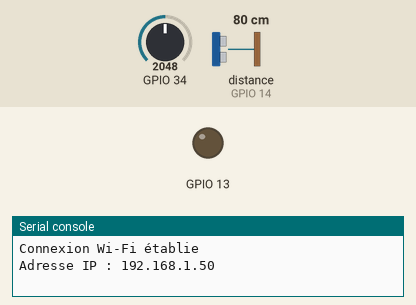
Recording of a program running on a simulated ESP32 board running MicroPython. Parts: output pins drawn as LEDs (lit = HIGH), the last lines printed to the serial console. Inputs (shaded band) come from the test bench; at power-on: GPIO 34 = 2048, distance to the obstacle (sensor on GPIO 14) 80 cm (analog values on the 0–4095 scale). The echo pulse lasts 58.3 µs per cm; WiFi joins after 1.5 s; no MQTT or app messages arrive unless stated; library files of the repository ran but are not shown: hcsr04.py; pins used as bus, display or sensor lines are not drawn.

Above: at 1.6 s.
At 2.6 s:
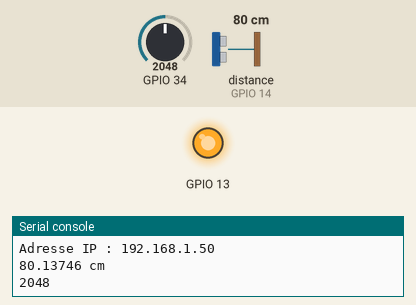
Timing chart, 0 to 4.1 s (numbered marks = the images above):
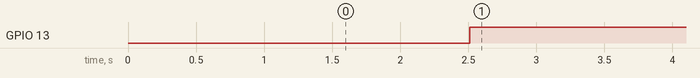

Measured:
- by itself, GPIO 13: LOW → HIGH at 2.5 s

The program:

ult-lum.py
```python
from machine import Pin,ADC
from BlynkLib import Blynk
from time import sleep
from hcsr04 import HCSR04
import network
from hcsr04 import HCSR04


# Entrez le SSID et le mot de passe de votre réseau Wi-Fi
ssid = 'iot'
password = '11111111'
# Initialisez l'interface Wi-Fi
wifi = network.WLAN(network.STA_IF)
# Activez l'interface Wi-Fi
wifi.active(True)
# Connectez-vous au réseau Wi-Fi
wifi.connect(ssid, password)
# Attendez que la connexion soit établie
while not wifi.isconnected():
    pass
# Affichez les informations sur la connexion Wi-Fi
print('Connexion Wi-Fi établie')
print('Adresse IP :', wifi.ifconfig()[0])
# Entrez les informations d'authentification de votre compte Blynk
#BLYNK_AUTH = '7Tndhg6ajFQnJnqunmc-VQYvgchqhrr3'
BLYNK_AUTH = '1NVysGyM_jcT8r3z81XuyVhQiSfQL6Ir'
# Initialisez l'objet Blynk
blynk = Blynk(BLYNK_AUTH)
#-----------Ultrason-------------
ultrason = HCSR04(trigger_pin=12,echo_pin=14,echo_timeout_us=1000000)
#-----------ampoule------------
ampoule=Pin(13,Pin.OUT)
photo=ADC(Pin(34))
while True:
    distance = ultrason .distance_cm()
    sleep(1)
    lum=photo.read()
    print(distance,'cm')
    print(lum)
    blynk.virtual_write(5,distance)
    blynk.virtual_write(6,lum)
    if lum<3000 and distance <15:
        ampoule.value(0)
    else:
        ampoule.value(1)
        sleep(1)


 
```
